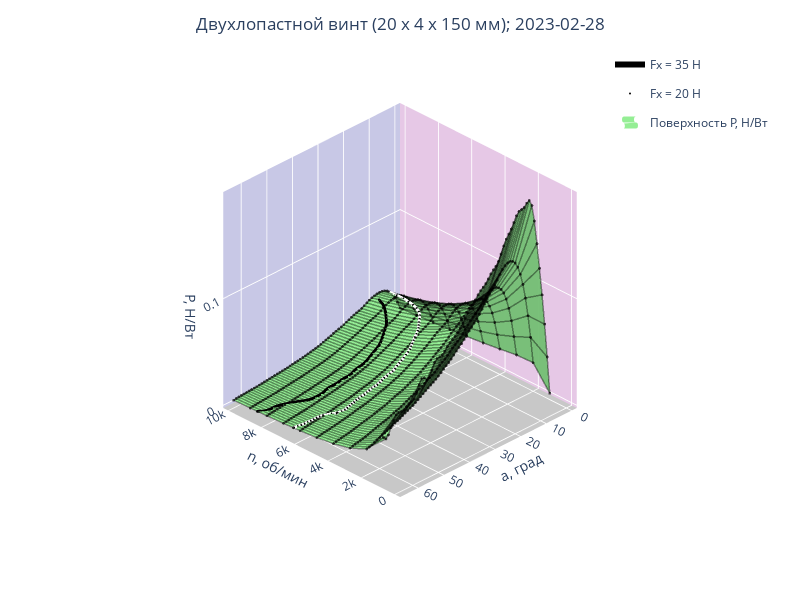

Notebook source saved alongside this figure:
### Markdown cell above
### P

### Code cell
P = graph(go.Figure(), p_m, p, df, a_number, n_number, 'P, Н/Вт')

P.cross_line(n_cross_1,  cross_points_mx_w(n_cross_1, a_number, n_number, p_m, df), f_1)
P.cross_line(n_cross_2,  cross_points_mx_w(n_cross_2, a_number, n_number, p_m, df), f_2, 'white')

P.basic_plot([[0,'rgb(144, 238, 144)'], [1, 'rgb(144, 238, 144)']])
